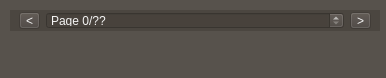
<?xml version="1.0" encoding="UTF-8"?>
<ui version="4.0">
 <author>Pho Hale</author>
 <class>RootWidget</class>
 <widget class="QWidget" name="RootWidget">
  <property name="geometry">
   <rect>
    <x>0</x>
    <y>0</y>
    <width>386</width>
    <height>78</height>
   </rect>
  </property>
  <property name="sizePolicy">
   <sizepolicy hsizetype="Minimum" vsizetype="Minimum">
    <horstretch>1</horstretch>
    <verstretch>1</verstretch>
   </sizepolicy>
  </property>
  <property name="windowTitle">
   <string>PaginationControlWidget</string>
  </property>
  <property name="styleSheet">
   <string notr="true">background-color: rgb(71, 58, 46);
border-color: rgb(207, 207, 207);
background-color: rgba(71, 65, 60, 180);
color: rgb(244, 244, 244);
border-color: rgb(0, 0, 0);</string>
  </property>
  <widget class="QFrame" name="paginationControlWidget">
   <property name="geometry">
    <rect>
     <x>10</x>
     <y>10</y>
     <width>370</width>
     <height>21</height>
    </rect>
   </property>
   <property name="sizePolicy">
    <sizepolicy hsizetype="Preferred" vsizetype="Preferred">
     <horstretch>1</horstretch>
     <verstretch>1</verstretch>
    </sizepolicy>
   </property>
   <property name="minimumSize">
    <size>
     <width>120</width>
     <height>20</height>
    </size>
   </property>
   <property name="baseSize">
    <size>
     <width>120</width>
     <height>18</height>
    </size>
   </property>
   <layout class="QHBoxLayout" name="horizontalLayout" stretch="0,0,0">
    <property name="topMargin">
     <number>2</number>
    </property>
    <property name="bottomMargin">
     <number>2</number>
    </property>
    <item>
     <widget class="QToolButton" name="btnJumpToPrevious">
      <property name="enabled">
       <bool>false</bool>
      </property>
      <property name="toolTip">
       <string>Jump to Previous</string>
      </property>
      <property name="statusTip">
       <string>Jump to Previous</string>
      </property>
      <property name="text">
       <string>&lt;</string>
      </property>
      <property name="shortcut">
       <string>Left</string>
      </property>
     </widget>
    </item>
    <item>
     <widget class="QSpinBox" name="spinBoxPage">
      <property name="sizePolicy">
       <sizepolicy hsizetype="Minimum" vsizetype="Fixed">
        <horstretch>1</horstretch>
        <verstretch>0</verstretch>
       </sizepolicy>
      </property>
      <property name="baseSize">
       <size>
        <width>0</width>
        <height>18</height>
       </size>
      </property>
      <property name="focusPolicy">
       <enum>Qt::ClickFocus</enum>
      </property>
      <property name="buttonSymbols">
       <enum>QAbstractSpinBox::UpDownArrows</enum>
      </property>
      <property name="correctionMode">
       <enum>QAbstractSpinBox::CorrectToNearestValue</enum>
      </property>
      <property name="suffix">
       <string>/??</string>
      </property>
      <property name="prefix">
       <string>Page </string>
      </property>
     </widget>
    </item>
    <item>
     <widget class="QToolButton" name="btnJumpToNext">
      <property name="enabled">
       <bool>false</bool>
      </property>
      <property name="toolTip">
       <string>Jump to Next</string>
      </property>
      <property name="statusTip">
       <string>Jump to Next</string>
      </property>
      <property name="text">
       <string>&gt;</string>
      </property>
      <property name="shortcut">
       <string>Right</string>
      </property>
     </widget>
    </item>
   </layout>
  </widget>
  <action name="actionConnect">
   <property name="text">
    <string>Connect</string>
   </property>
   <property name="toolTip">
    <string>Connect this window's timeline to another window</string>
   </property>
  </action>
 </widget>
 <resources>
  <include location="../../../../Resources/GuiResources.qrc"/>
  <include location="../../../../Resources/ActionIcons.qrc"/>
 </resources>
 <connections/>
</ui>
